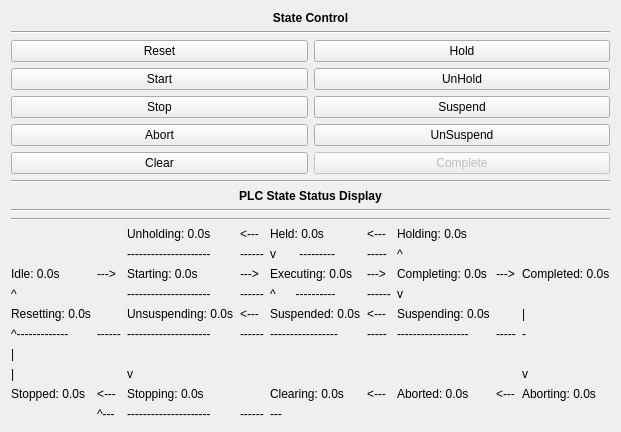
<?xml version="1.0" encoding="UTF-8"?>
<ui version="4.0">
 <class>PackmlPanel</class>
 <widget class="QWidget" name="PackmlPanel">
  <property name="geometry">
   <rect>
    <x>0</x>
    <y>0</y>
    <width>292</width>
    <height>155</height>
   </rect>
  </property>
  <property name="windowTitle">
   <string>PackML DEMO </string>
  </property>
  <layout class="QVBoxLayout" name="verticalLayout_4">
   <item>
      <layout class="QVBoxLayout" name="verticalLayout">
       <item>
        <widget class="QLabel" name="label_2">
         <property name="text">
          <string>&lt;html&gt;&lt;head/&gt;&lt;body&gt;&lt;p&gt;&lt;span style=&quot; font-weight:600;&quot;&gt;State Control&lt;/span&gt;&lt;/p&gt;&lt;/body&gt;&lt;/html&gt;</string>
         </property>
         <property name="alignment">
          <set>Qt::AlignCenter</set>
         </property>
        </widget>
       </item>
       <item>
        <widget class="Line" name="line_2">
         <property name="orientation">
          <enum>Qt::Horizontal</enum>
         </property>
        </widget>
       </item>
	</layout>
	</item>


<item>
<layout class="QGridLayout" name="gridLayout">
	<item row="0" column="0">
        <widget class="QPushButton" name="reset_button">
         <property name="enabled">
          <bool>true</bool>
         </property>
         <property name="text">
          <string>Reset</string>
         </property>
        </widget>
       </item>
       <item row="1" column="0">
        <widget class="QPushButton" name="start_button">
         <property name="enabled">
          <bool>true</bool>
         </property>
         <property name="text">
          <string>Start</string>
         </property>
        </widget>
       </item>
       <item row="2" column="0">
        <widget class="QPushButton" name="stop_button">
         <property name="enabled">
          <bool>true</bool>
         </property>
         <property name="text">
          <string>Stop</string>
         </property>
        </widget>
       </item>
	<item row="0" column="1">
        <widget class="QPushButton" name="hold_button">
         <property name="enabled">
          <bool>true</bool>
         </property>
         <property name="text">
          <string>Hold</string>
         </property>
        </widget>
       </item>
	<item row="1" column="1">
        <widget class="QPushButton" name="unhold_button">
         <property name="enabled">
          <bool>true</bool>
         </property>
         <property name="text">
          <string>UnHold</string>
         </property>
        </widget>
       </item>
	<item row="2" column="1">
        <widget class="QPushButton" name="suspend_button">
         <property name="enabled">
          <bool>true</bool>
         </property>
         <property name="text">
          <string>Suspend</string>
         </property>
        </widget>
       </item>
	<item row="3" column="1">
        <widget class="QPushButton" name="unsuspend_button">
         <property name="enabled">
          <bool>true</bool>
         </property>
         <property name="text">
          <string>UnSuspend</string>
         </property>
        </widget>
       </item>
	<item row="3" column="0">
        <widget class="QPushButton" name="abort_button">
         <property name="enabled">
          <bool>true</bool>
         </property>
         <property name="text">
          <string>Abort</string>
         </property>
        </widget>
       </item>
	<item row="4" column="0">
        <widget class="QPushButton" name="clear_button">
         <property name="enabled">
          <bool>true</bool>
         </property>
         <property name="text">
          <string>Clear</string>
         </property>
        </widget>
       </item>
       <item row="4" column="1">
        <widget class="QPushButton" name="complete_button">
         <property name="enabled"><bool>false</bool></property>
         <property name="text"><string>Complete</string></property>
        </widget>
       </item>
<!--
	<item row="0" column="2">
	<widget class="QLabel" name="mode_state">
         <property name="text">
          <string>Current mode: ?</string>
         </property>
        </widget>
	</item>
	<item row="1" column="2">
        <widget class="QPushButton" name="mode1_button">
         <property name="enabled">
          <bool>true</bool>
         </property>
         <property name="text">
          <string>Mode 1 WORKCELL</string>
         </property>
        </widget>
       </item>
	<item row="2" column="2">
        <widget class="QPushButton" name="mode2_button">
         <property name="enabled">
          <bool>true</bool>
         </property>
         <property name="text">
          <string>Mode 2 MANUAL</string>
         </property>
        </widget>
       </item>
       <item row="3" column="2">
        <widget class="QPushButton" name="mode3_button">
         <property name="enabled">
          <bool>true</bool>
         </property>
         <property name="text">
          <string>Mode 3 CALIBRATION</string>
         </property>
        </widget>
       </item> -->
      </layout>
     </item> 
   
   <item>
    <layout class="QVBoxLayout" name="verticalLayout_3">
     <item>
      <widget class="Line" name="line_5">
       <property name="orientation">
        <enum>Qt::Horizontal</enum>
       </property>
      </widget>
     </item>
     <item>
      <widget class="QLabel" name="label_3">
       <property name="text">
        <string>&lt;html&gt;&lt;head/&gt;&lt;body&gt;&lt;p&gt;&lt;span style=&quot; font-weight:600;&quot;&gt;PLC State Status Display&lt;/span&gt;&lt;/p&gt;&lt;/body&gt;&lt;/html&gt;</string>
       </property>
       <property name="alignment">
        <set>Qt::AlignCenter</set>
       </property>
      </widget>
     </item>
     <item>
      <widget class="Line" name="line_4">
       <property name="orientation">
        <enum>Qt::Horizontal</enum>
       </property>
      </widget>
     </item>



 <item>
      <widget class="Line" name="line_6">
       <property name="orientation">
        <enum>Qt::Horizontal</enum>
       </property>
      </widget>
     </item>


<item>
<layout class="QGridLayout" name="gridLayout1">
	<item row="0" column="0">
	<widget class="QLabel" name="label_a">
         <property name="text">
          <string></string>
         </property>
        </widget>
	</item>
	<item row="0" column="1">
	<widget class="QLabel" name="label_c">
         <property name="text">
          <string></string>
         </property>
        </widget>
	</item>
	<item row="0" column="2">
	<widget class="QLabel" name="unholding_state">
         <property name="text">
          <string>Unholding: 0.0s</string>
         </property>
        </widget>
	</item>
	<item row="0" column="3">
	<widget class="QLabel" name="label_e">
         <property name="text">
          <string>&lt;---</string>
         </property>
        </widget>
	</item>
	<item row="0" column="4">
	<widget class="QLabel" name="held_state">
         <property name="text">
          <string>Held: 0.0s</string>
         </property>
        </widget>
	</item>
	<item row="0" column="5">
	<widget class="QLabel" name="label_g">
         <property name="text">
          <string>&lt;---</string>
         </property>
        </widget>
	</item>
	<item row="0" column="6">
	<widget class="QLabel" name="holding_state">
         <property name="text">
          <string>Holding: 0.0s</string>
         </property>
        </widget>
	</item>
	<item row="0" column="7">
	<widget class="QLabel" name="label_h">
         <property name="text">
          <string></string>
         </property>
        </widget>
	</item>
	<item row="0" column="8">
	<widget class="QLabel" name="label_i">
         <property name="text">
          <string></string>
         </property>
        </widget>
	</item>


	<item row="1" column="0">
	<widget class="QLabel" name="label_j">
         <property name="text">
          <string></string>
         </property>
        </widget>
	</item>
	<item row="1" column="1">
	<widget class="QLabel" name="label_k">
         <property name="text">
          <string></string>
         </property>
        </widget>
	</item>
	<item row="1" column="2">
	<widget class="QLabel" name="label_l">
         <property name="text">
          <string>---------------------</string>
         </property>
        </widget>
	</item>
	<item row="1" column="3">
	<widget class="QLabel" name="label_m">
         <property name="text">
          <string>------</string>
         </property>
        </widget>
	</item>
	<item row="1" column="4">
	<widget class="QLabel" name="label_n">
         <property name="text">
          <string>v       ---------</string>
         </property>
        </widget>
	</item>
	<item row="1" column="5">
	<widget class="QLabel" name="label_o">
         <property name="text">
          <string>-----</string>
         </property>
        </widget>
	</item>
	<item row="1" column="6">
	<widget class="QLabel" name="label_p">
         <property name="text">
          <string>^</string>
         </property>
        </widget>
	</item>
	<item row="1" column="7">
	<widget class="QLabel" name="label_q">
         <property name="text">
          <string></string>
         </property>
        </widget>
	</item>
	<item row="1" column="8">
	<widget class="QLabel" name="label_r">
         <property name="text">
          <string></string>
         </property>
        </widget>
	</item>

	<item row="2" column="0">
	<widget class="QLabel" name="idle_state">
         <property name="text">
          <string>Idle: 0.0s</string>
         </property>
        </widget>
	</item>
	<item row="2" column="1">
	<widget class="QLabel" name="label_s">
         <property name="text">
          <string>---&gt;</string>
         </property>
        </widget>
	</item>
	<item row="2" column="2">
	<widget class="QLabel" name="starting_state">
         <property name="text">
          <string>Starting: 0.0s</string>
         </property>
        </widget>
	</item>
	<item row="2" column="3">
	<widget class="QLabel" name="label_t">
         <property name="text">
          <string>---&gt;</string>
         </property>
        </widget>
	</item>
	<item row="2" column="4">
	<widget class="QLabel" name="execute_state">
         <property name="text">
          <string>Executing: 0.0s</string>
         </property>
        </widget>
	</item>
	<item row="2" column="5">
	<widget class="QLabel" name="label_u">
         <property name="text">
          <string>---&gt;</string>
         </property>
        </widget>
	</item>
	<item row="2" column="6">
	<widget class="QLabel" name="completing_state">
         <property name="text">
          <string>Completing: 0.0s</string>
         </property>
        </widget>
	</item>
	<item row="2" column="7">
	<widget class="QLabel" name="label_v">
         <property name="text">
          <string>---&gt;</string>
         </property>
        </widget>
	</item>
	<item row="2" column="8">
	<widget class="QLabel" name="complete_state">
         <property name="text">
          <string>Completed: 0.0s</string>
         </property>
        </widget>
	</item>

	<item row="3" column="0">
	<widget class="QLabel" name="label_w">
         <property name="text">
          <string>^</string>
         </property>
        </widget>
	</item>
	<item row="3" column="1">
	<widget class="QLabel" name="label_x">
         <property name="text">
          <string></string>
         </property>
        </widget>
	</item>
	<item row="3" column="2">
	<widget class="QLabel" name="label_y">
         <property name="text">
          <string>---------------------</string>
         </property>
        </widget>
	</item>
	<item row="3" column="3">
	<widget class="QLabel" name="label_aa">
         <property name="text">
          <string>------</string>
         </property>
        </widget>
	</item>
	<item row="3" column="4">
	<widget class="QLabel" name="label_ab">
         <property name="text">
          <string>^      ----------</string>
         </property>
        </widget>
	</item>
	<item row="3" column="5">
	<widget class="QLabel" name="label_ad">
         <property name="text">
          <string>------</string>
         </property>
        </widget>
	</item>
	<item row="3" column="6">
	<widget class="QLabel" name="label_ae">
         <property name="text">
          <string>v</string>
         </property>
        </widget>
	</item>
	<item row="3" column="7">
	<widget class="QLabel" name="label_af">
         <property name="text">
          <string></string>
         </property>
        </widget>
	</item>
	<item row="3" column="8">
	<widget class="QLabel" name="label_ag">
         <property name="text">
          <string></string>
         </property>
        </widget>
	</item>



	<item row="4" column="0">
	<widget class="QLabel" name="resetting_state">
         <property name="text">
          <string>Resetting: 0.0s</string>
         </property>
        </widget>
	</item>
	<item row="4" column="1">
	<widget class="QLabel" name="label_ak">
         <property name="text">
          <string></string>
         </property>
        </widget>
	</item>
	<item row="4" column="2">
	<widget class="QLabel" name="unsuspending_state">
         <property name="text">
          <string>Unsuspending: 0.0s</string>
         </property>
        </widget>
	</item>
	<item row="4" column="3">
	<widget class="QLabel" name="label_am">
         <property name="text">
          <string>&lt;---</string>
         </property>
        </widget>
	</item>
	<item row="4" column="4">
	<widget class="QLabel" name="suspended_state">
         <property name="text">
          <string>Suspended: 0.0s</string>
         </property>
        </widget>
	</item>
	<item row="4" column="5">
	<widget class="QLabel" name="label_ao">
         <property name="text">
          <string>&lt;---</string>
         </property>
        </widget>
	</item>
	<item row="4" column="6">
	<widget class="QLabel" name="suspending_state">
         <property name="text">
          <string>Suspending: 0.0s</string>
         </property>
        </widget>
	</item>
	<item row="4" column="7">
	<widget class="QLabel" name="label_aq">
         <property name="text">
          <string></string>
         </property>
        </widget>
	</item>
	<item row="4" column="8">
	<widget class="QLabel" name="label_ar">
         <property name="text">
          <string>|</string>
         </property>
        </widget>
	</item>


	<item row="5" column="0">
	<widget class="QLabel" name="label_at">
         <property name="text">
          <string>^-------------</string>
         </property>
        </widget>
	</item>
	<item row="5" column="1">
	<widget class="QLabel" name="label_av">
         <property name="text">
          <string>------</string>
         </property>
        </widget>
	</item>
	<item row="5" column="2">
	<widget class="QLabel" name="label_aw">
         <property name="text">
          <string>---------------------</string>
         </property>
        </widget>
	</item>
	<item row="5" column="3">
	<widget class="QLabel" name="label_ay">
         <property name="text">
          <string>------</string>
         </property>
        </widget>
	</item>
	<item row="5" column="4">
	<widget class="QLabel" name="label_az">
         <property name="text">
          <string>-----------------</string>
         </property>
        </widget>
	</item>
	<item row="5" column="5">
	<widget class="QLabel" name="label_ba">
         <property name="text">
          <string>-----</string>
         </property>
        </widget>
	</item>
	<item row="5" column="6">
	<widget class="QLabel" name="label_bd">
         <property name="text">
          <string>------------------</string>
         </property>
        </widget>
	</item>
	<item row="5" column="7">
	<widget class="QLabel" name="label_be">
         <property name="text">
          <string>-----</string>
         </property>
        </widget>
	</item>
	<item row="5" column="8">
	<widget class="QLabel" name="label_bg">
         <property name="text">
          <string>-</string>
         </property>
        </widget>
	</item>


	<item row="6" column="0">
	<widget class="QLabel" name="label_bi">
         <property name="text">
          <string>|</string>
         </property>
        </widget>
	</item>
	<item row="6" column="1">
	<widget class="QLabel" name="label_bk">
         <property name="text">
          <string></string>
         </property>
        </widget>
	</item>
	<item row="6" column="2">
	<widget class="QLabel" name="label_bl">
         <property name="text">
          <string></string>
         </property>
        </widget>
	</item>
	<item row="6" column="3">
	<widget class="QLabel" name="label_bm">
         <property name="text">
          <string></string>
         </property>
        </widget>
	</item>
	<item row="6" column="4">
	<widget class="QLabel" name="label_bn">
         <property name="text">
          <string></string>
         </property>
        </widget>
	</item>
	<item row="6" column="5">
	<widget class="QLabel" name="label_bo">
         <property name="text">
          <string></string>
         </property>
        </widget>
	</item>
	<item row="6" column="6">
	<widget class="QLabel" name="label_bp">
         <property name="text">
          <string></string>
         </property>
        </widget>
	</item>
	<item row="6" column="7">
	<widget class="QLabel" name="label_bq">
         <property name="text">
          <string></string>
         </property>
        </widget>
	</item>
	<item row="6" column="8">
	<widget class="QLabel" name="label_br">
         <property name="text">
          <string></string>
         </property>
        </widget>
	</item>


	<item row="7" column="0">
	<widget class="QLabel" name="label_bw">
         <property name="text">
          <string>|</string>
         </property>
        </widget>
	</item>
	<item row="7" column="1">
	<widget class="QLabel" name="label_by">
         <property name="text">
          <string></string>
         </property>
        </widget>
	</item>
	<item row="7" column="2">
	<widget class="QLabel" name="label_bz">
         <property name="text">
          <string>v</string>
         </property>
        </widget>
	</item>
	<item row="7" column="3">
	<widget class="QLabel" name="label_cb">
         <property name="text">
          <string></string>
         </property>
        </widget>
	</item>
	<item row="7" column="4">
	<widget class="QLabel" name="label_cd">
         <property name="text">
          <string></string>
         </property>
        </widget>
	</item>
	<item row="7" column="5">
	<widget class="QLabel" name="label_ce">
         <property name="text">
          <string></string>
         </property>
        </widget>
	</item>
	<item row="7" column="6">
	<widget class="QLabel" name="label_cf">
         <property name="text">
          <string></string>
         </property>
        </widget>
	</item>
	<item row="7" column="7">
	<widget class="QLabel" name="label_cg">
         <property name="text">
          <string></string>
         </property>
        </widget>
	</item>
	<item row="7" column="8">
	<widget class="QLabel" name="label_ch">
         <property name="text">
          <string>v</string>
         </property>
        </widget>
	</item>


	<item row="8" column="0">
	<widget class="QLabel" name="stopped_state">
         <property name="text">
          <string>Stopped: 0.0s</string>
         </property>
        </widget>
	</item>
	<item row="8" column="1">
	<widget class="QLabel" name="label_cl">
         <property name="text">
          <string>&lt;---</string>
         </property>
        </widget>
	</item>
	<item row="8" column="2">
	<widget class="QLabel" name="stopping_state">
         <property name="text">
          <string>Stopping: 0.0s</string>
         </property>
        </widget>
	</item>
	<item row="8" column="3">
	<widget class="QLabel" name="">
         <property name="text">
          <string></string>
         </property>
        </widget>
	</item>
	<item row="8" column="4">
	<widget class="QLabel" name="clearing_state">
         <property name="text">
          <string>Clearing: 0.0s</string>
         </property>
        </widget>
	</item>
	<item row="8" column="5">
	<widget class="QLabel" name="label_cq">
         <property name="text">
          <string>&lt;---</string>
         </property>
        </widget>
	</item>
	<item row="8" column="6">
	<widget class="QLabel" name="aborted_state">
         <property name="text">
          <string>Aborted: 0.0s</string>
         </property>
        </widget>
	</item>
	<item row="8" column="7">
	<widget class="QLabel" name="label_ct">
         <property name="text">
          <string>&lt;---</string>
         </property>
        </widget>
	</item>
	<item row="8" column="8">
	<widget class="QLabel" name="aborting_state">
         <property name="text">
          <string>Aborting: 0.0s</string>
         </property>
        </widget>
	</item>


	<item row="9" column="0">
	<widget class="QLabel" name="label_cv">
         <property name="text">
          <string></string>
         </property>
        </widget>
	</item>
	<item row="9" column="1">
	<widget class="QLabel" name="label_cx">
         <property name="text">
          <string>^---</string>
         </property>
        </widget>
	</item>
	<item row="9" column="2">
	<widget class="QLabel" name="label_cy">
         <property name="text">
          <string>---------------------</string>
         </property>
        </widget>
	</item>
	<item row="9" column="3">
	<widget class="QLabel" name="label_da">
         <property name="text">
          <string>------</string>
         </property>
        </widget>
	</item>
	<item row="9" column="4">
	<widget class="QLabel" name="label_db">
         <property name="text">
          <string>---</string>
         </property>
        </widget>
	</item>
	<item row="9" column="5">
	<widget class="QLabel" name="label_dd">
         <property name="text">
          <string></string>
         </property>
        </widget>
	</item>
	<item row="9" column="6">
	<widget class="QLabel" name="label_df">
         <property name="text">
          <string></string>
         </property>
        </widget>
	</item>
	<item row="9" column="7">
	<widget class="QLabel" name="label_dg">
         <property name="text">
          <string></string>
         </property>
        </widget>
	</item>
	<item row="9" column="8">
	<widget class="QLabel" name="label_dh">
         <property name="text">
          <string></string>
         </property>
        </widget>
	</item>


</layout>
</item>


   
    </layout>
   </item>
  </layout>
 </widget>
 <resources/>
 <connections/>
</ui>
